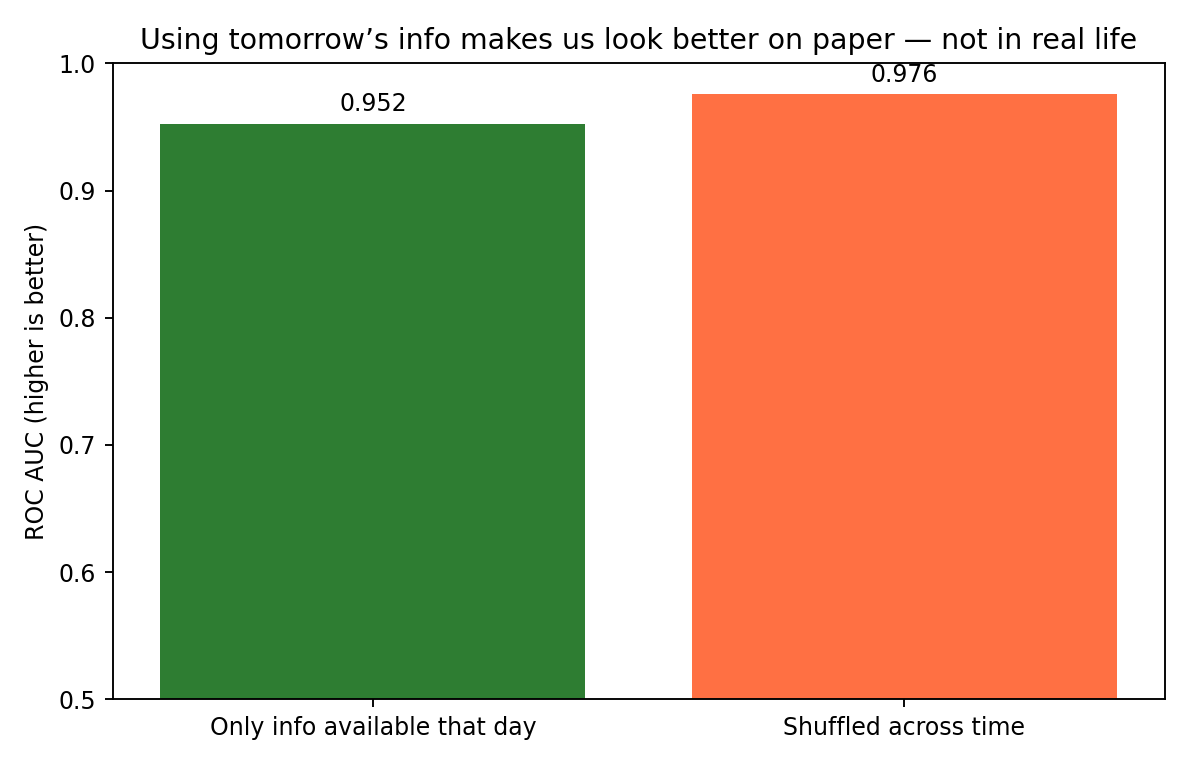
#> input picture projects/Data Leakage Prevention for Time-Series ML/nyc311_48h_bar.png, 1190 x 765 px
$ python -i visualize_results.py   (imports and definitions only)
#> lines starting #> are read from the running program, lines starting #| are printed output that depends on the picture
"""
Professional Visualization for Experiment 2 Results
Generates publication-quality charts and graphs for LinkedIn/blog posts
"""

import json
import matplotlib.pyplot as plt
import matplotlib.patches as mpatches
from matplotlib.gridspec import GridSpec
import numpy as np
from pathlib import Path

# Set professional style
# [1 line not run here, left out]
plt.rcParams['figure.facecolor'] = 'white'
plt.rcParams['axes.facecolor'] = '#f8f9fa'
plt.rcParams['font.family'] = 'sans-serif'
plt.rcParams['font.sans-serif'] = ['Arial', 'Helvetica', 'DejaVu Sans']
plt.rcParams['font.size'] = 10

# Color palette
COLORS = {
    'gemma4': '#4285F4',    # Google Blue
    'gemma3': '#34A853',    # Google Green
    'mistral': '#EA4335',   # Red
    'accent': '#FBBC04',    # Yellow
    'grid': '#e0e0e0'
}

# [4 lines left out: function load_results, not called in this run]

def create_overview_dashboard(data):
    """Create a comprehensive dashboard with all key metrics"""
    results = data['results']

    fig = plt.figure(figsize=(16, 10))
    gs = GridSpec(3, 3, figure=fig, hspace=0.3, wspace=0.3)

    # Title
    fig.suptitle('Gemma 4 MoE Efficiency Benchmark - Complete Analysis',
                 fontsize=18, fontweight='bold', y=0.98)

    # Extract data
    models = [r['label'] for r in results]
    quality_scores = [r['avg_quality_score'] for r in results]
    quality_pcts = [r['quality_pct'] for r in results]
    speeds = [r['avg_tokens_per_sec'] for r in results]
    ram_usage = [r['memory']['ollama_model_ram_gb'] for r in results]
    params = [r['params'] for r in results]

    colors = [COLORS['gemma4'], COLORS['gemma3'], COLORS['mistral']]

    # 1. Quality Score Comparison (Top Left)
    ax1 = fig.add_subplot(gs[0, 0])
    bars1 = ax1.barh(models, quality_scores, color=colors, alpha=0.8, edgecolor='black', linewidth=1.5)
    ax1.set_xlabel('Average Quality Score', fontweight='bold')
    ax1.set_title('Quality Score (out of 3.0)', fontweight='bold', pad=10)
    ax1.set_xlim(0, 3.0)
    ax1.axvline(x=2.0, color='gray', linestyle='--', alpha=0.5, linewidth=1)
    ax1.grid(axis='x', alpha=0.3)

    # Add value labels
    for i, (bar, score, pct) in enumerate(zip(bars1, quality_scores, quality_pcts)):
        ax1.text(bar.get_width() + 0.05, bar.get_y() + bar.get_height()/2,
                f'{score:.2f} ({pct}%)', va='center', fontweight='bold')

    # 2. Speed Comparison (Top Middle)
    ax2 = fig.add_subplot(gs[0, 1])
    bars2 = ax2.barh(models, speeds, color=colors, alpha=0.8, edgecolor='black', linewidth=1.5)
    ax2.set_xlabel('Tokens per Second', fontweight='bold')
    ax2.set_title('Inference Speed', fontweight='bold', pad=10)
    ax2.grid(axis='x', alpha=0.3)

    for bar, speed in zip(bars2, speeds):
        ax2.text(bar.get_width() + 1, bar.get_y() + bar.get_height()/2,
                f'{speed:.1f}', va='center', fontweight='bold')

    # 3. RAM Usage (Top Right)
    ax3 = fig.add_subplot(gs[0, 2])
    bars3 = ax3.barh(models, ram_usage, color=colors, alpha=0.8, edgecolor='black', linewidth=1.5)
    ax3.set_xlabel('RAM Usage (GB)', fontweight='bold')
    ax3.set_title('Memory Footprint', fontweight='bold', pad=10)
    ax3.grid(axis='x', alpha=0.3)

    for bar, ram in zip(bars3, ram_usage):
        ax3.text(bar.get_width() + 0.2, bar.get_y() + bar.get_height()/2,
                f'{ram:.1f} GB', va='center', fontweight='bold')

    # 4. Category Breakdown (Middle Left - spans 2 columns)
    ax4 = fig.add_subplot(gs[1, :2])
    categories = list(results[0]['category_scores'].keys())
    x = np.arange(len(categories))
    width = 0.25

    for i, (result, color) in enumerate(zip(results, colors)):
        cat_scores = [result['category_scores'][cat] for cat in categories]
        offset = (i - 1) * width
        bars = ax4.bar(x + offset, cat_scores, width, label=result['label'],
                      color=color, alpha=0.8, edgecolor='black', linewidth=1)

        # Add value labels on bars
        for bar in bars:
            height = bar.get_height()
            ax4.text(bar.get_x() + bar.get_width()/2., height + 0.05,
                    f'{height:.2f}', ha='center', va='bottom', fontsize=8)

    ax4.set_ylabel('Score (out of 3.0)', fontweight='bold')
    ax4.set_title('Performance by Category', fontweight='bold', pad=10)
    ax4.set_xticks(x)
    ax4.set_xticklabels(categories, rotation=0)
    ax4.set_ylim(0, 3.2)
    ax4.axhline(y=2.0, color='gray', linestyle='--', alpha=0.5, linewidth=1)
    ax4.legend(loc='upper right', framealpha=0.9)
    ax4.grid(axis='y', alpha=0.3)

    # 5. Efficiency Scatter Plot (Middle Right)
    ax5 = fig.add_subplot(gs[1, 2])

    # Create bubble sizes based on RAM (inverse - smaller RAM = bigger bubble)
    max_ram = max(ram_usage)
    bubble_sizes = [(max_ram - ram + 1) * 200 for ram in ram_usage]

    scatter = ax5.scatter(speeds, quality_scores, s=bubble_sizes, c=colors,
                         alpha=0.6, edgecolors='black', linewidth=2)

    # Add labels
    for i, (model, x, y) in enumerate(zip(models, speeds, quality_scores)):
        ax5.annotate(model.split()[0] + ' ' + model.split()[1],
                    (x, y), xytext=(5, 5), textcoords='offset points',
                    fontsize=8, fontweight='bold')

    ax5.set_xlabel('Speed (tokens/sec)', fontweight='bold')
    ax5.set_ylabel('Quality Score', fontweight='bold')
    ax5.set_title('Quality vs Speed\n(bubble size = efficiency)', fontweight='bold', pad=10)
    ax5.grid(True, alpha=0.3)

    # 6. Model Architecture Comparison (Bottom Left)
    ax6 = fig.add_subplot(gs[2, 0])

    # Show total params vs active params
    total_params = [float(p.replace('B', '')) for p in params]
    active_params = [float(r['active_params'].replace('B', '').replace('~', '')) for r in results]

    x_pos = np.arange(len(models))
    width = 0.35

    bars1 = ax6.bar(x_pos - width/2, total_params, width, label='Total Params',
                   color='lightgray', alpha=0.8, edgecolor='black', linewidth=1.5)
    bars2 = ax6.bar(x_pos + width/2, active_params, width, label='Active Params',
                   color=colors, alpha=0.8, edgecolor='black', linewidth=1.5)

    ax6.set_ylabel('Parameters (Billions)', fontweight='bold')
    ax6.set_title('Model Size: Total vs Active', fontweight='bold', pad=10)
    ax6.set_xticks(x_pos)
    ax6.set_xticklabels([m.split()[0] + '\n' + m.split()[1] for m in models], fontsize=9)
    ax6.legend(loc='upper left', framealpha=0.9)
    ax6.grid(axis='y', alpha=0.3)

    # Add value labels
    for bars in [bars1, bars2]:
        for bar in bars:
            height = bar.get_height()
            ax6.text(bar.get_x() + bar.get_width()/2., height + 0.2,
                    f'{height:.1f}B', ha='center', va='bottom', fontsize=8)

    # 7. Efficiency Ratio (Bottom Middle)
    ax7 = fig.add_subplot(gs[2, 1])

    # Calculate efficiency: quality per GB of RAM
    efficiency = [q / r for q, r in zip(quality_scores, ram_usage)]

    bars = ax7.barh(models, efficiency, color=colors, alpha=0.8,
                   edgecolor='black', linewidth=1.5)
    ax7.set_xlabel('Quality Score per GB RAM', fontweight='bold')
    ax7.set_title('Memory Efficiency', fontweight='bold', pad=10)
    ax7.grid(axis='x', alpha=0.3)

    for bar, eff in zip(bars, efficiency):
        ax7.text(bar.get_width() + 0.01, bar.get_y() + bar.get_height()/2,
                f'{eff:.3f}', va='center', fontweight='bold')

    # 8. Key Insights Box (Bottom Right)
    ax8 = fig.add_subplot(gs[2, 2])
    ax8.axis('off')

    # Calculate insights
    best_quality_idx = quality_scores.index(max(quality_scores))
    best_speed_idx = speeds.index(max(speeds))
    best_efficiency_idx = efficiency.index(max(efficiency))

    insights_text = f"""
    📊 KEY INSIGHTS

    🏆 Best Quality:
    {models[best_quality_idx]}
    {quality_scores[best_quality_idx]:.2f}/3.0 ({quality_pcts[best_quality_idx]}%)

    ⚡ Fastest:
    {models[best_speed_idx]}
    {speeds[best_speed_idx]:.1f} tok/s

    💾 Most Efficient:
    {models[best_efficiency_idx]}
    {efficiency[best_efficiency_idx]:.3f} quality/GB

    🎯 MoE Advantage:
    {"✅ Confirmed" if best_quality_idx == 0 or best_efficiency_idx == 0 else "⚠️ Mixed Results"}
    """

    ax8.text(0.1, 0.5, insights_text, transform=ax8.transAxes,
            fontsize=10, verticalalignment='center',
            bbox=dict(boxstyle='round', facecolor='wheat', alpha=0.3),
            family='monospace')

    plt.savefig('exp2_dashboard.png', dpi=300, bbox_inches='tight', facecolor='white')
    print("✅ Saved: exp2_dashboard.png")

    return fig

# [196 lines left out: functions create_detailed_category_heatmap, create_radar_chart, create_linkedin_summary_card, main, not called in this run]

# [2 lines not run here, left out]

>>> import cv2
>>> picture = cv2.imread('../Data Leakage Prevention for Time-Series ML/nyc311_48h_bar.png', cv2.IMREAD_GRAYSCALE)
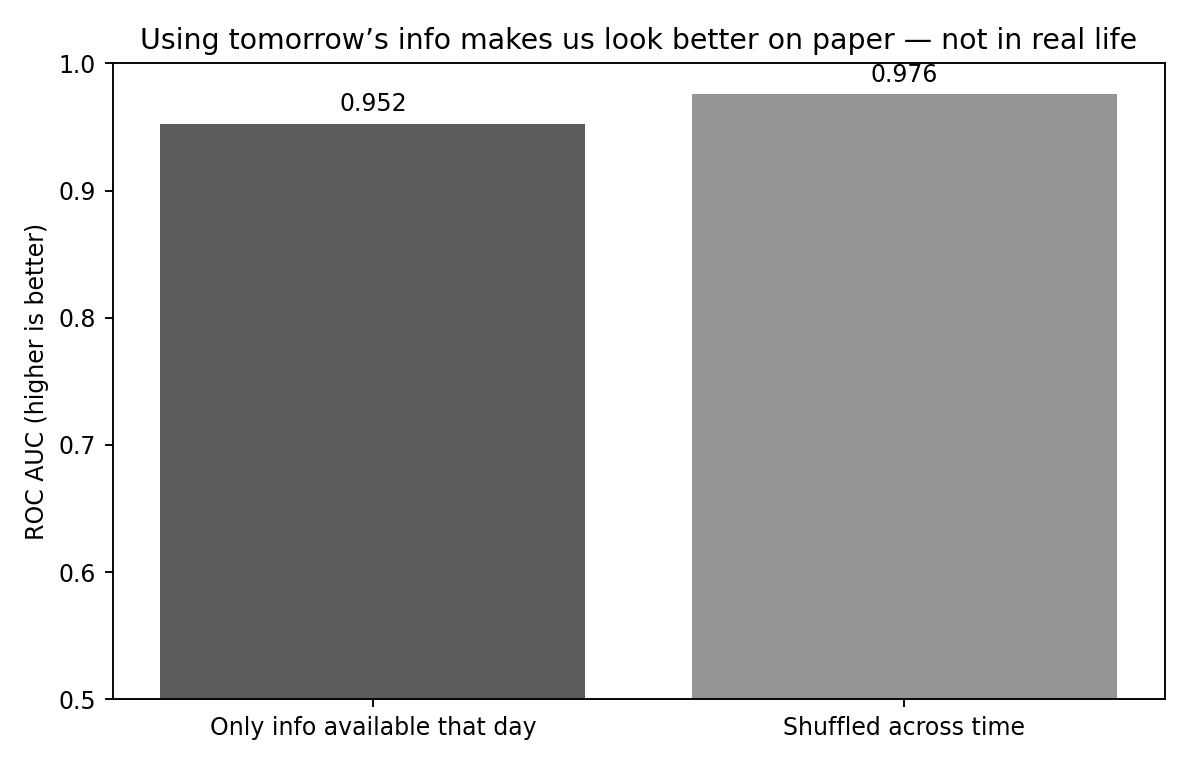
#> picture: shape (765, 1190); min 0, max 255, mean 176.4
#> (the run stopped early here; a loop or call above may not have finished)
